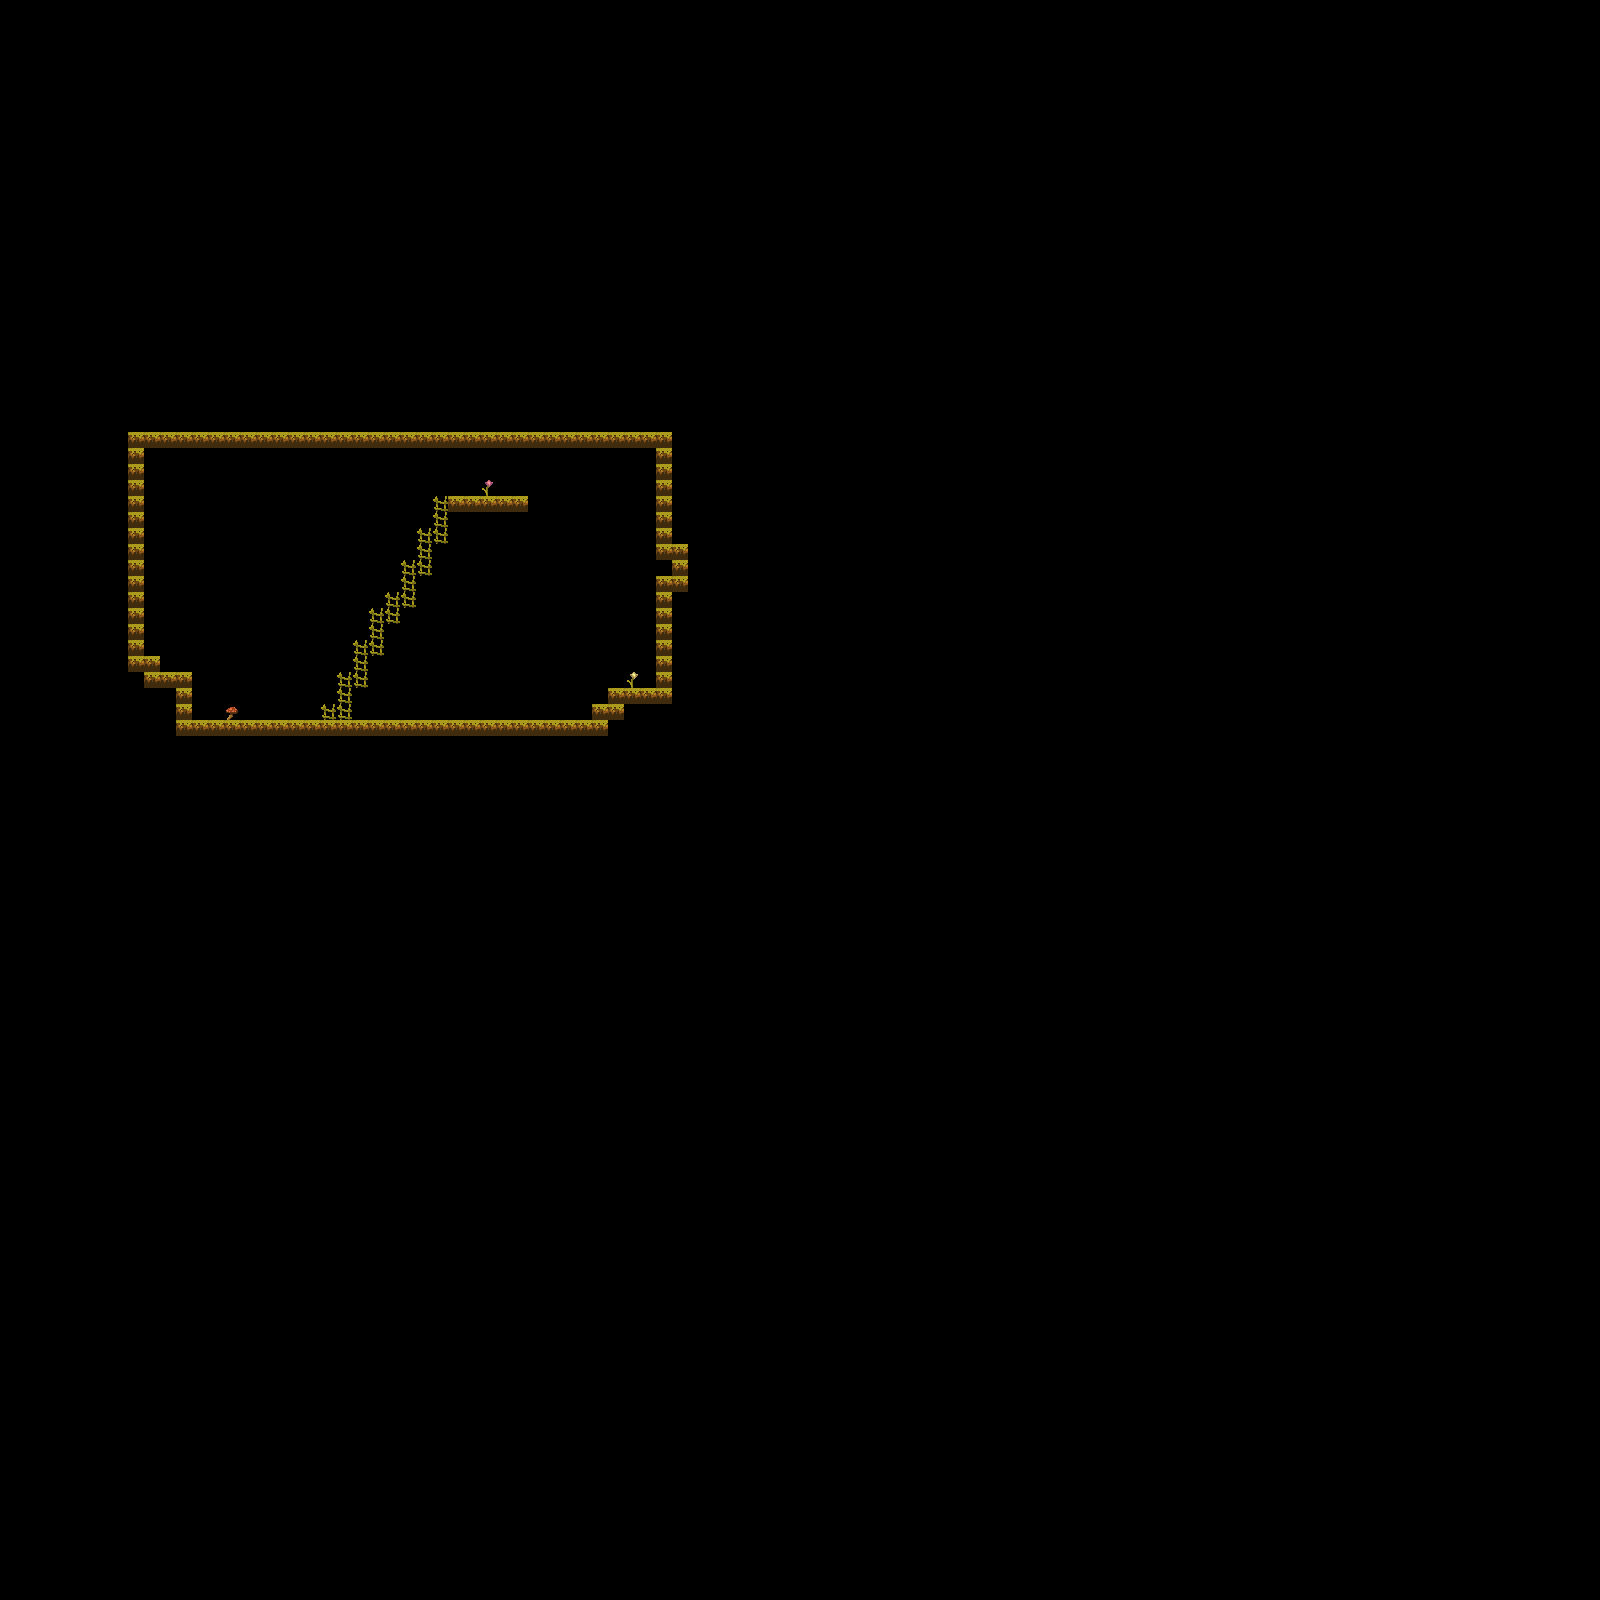

This game map was drawn from its Tiled (.tmx) file and the tilesets committed beside it. A one-line description and the trimmed map source follow:
An orthogonal 100x100 tile map with 16x16 px tiles, 12 tile layers (Checkpoints, Coins, Hearts, Don't Touch, ...).

<map version="1.5" tiledversion="1.5.0" orientation="orthogonal" renderorder="left-down" width="100" height="100" tilewidth="16" tileheight="16" infinite="0" nextlayerid="15" nextobjectid="1">
 <tileset firstgid="1" name="Enviroment" tilewidth="16" tileheight="16" tilecount="1170" columns="45">
  <image source="../../images/Environment/Kauzz Forest Tiles/Enviroment.png" width="724" height="416" />
 </tileset>
 <layer id="4" name="Checkpoints" width="100" height="100">
  <data>[10000 cells, 0 non-empty, 0 distinct tile ids]</data>
 </layer>
 <layer id="5" name="Coins" width="100" height="100">
  <data>[10000 cells, 1 non-empty, 1 distinct tile ids]</data>
 </layer>
 <layer id="6" name="Hearts" width="100" height="100">
  <data>[10000 cells, 0 non-empty, 0 distinct tile ids]</data>
 </layer>
 <layer id="7" name="Don't Touch" width="100" height="100">
  <data>[10000 cells, 0 non-empty, 0 distinct tile ids]</data>
 </layer>
 <layer id="8" name="Golden key" width="100" height="100">
  <data>[10000 cells, 0 non-empty, 0 distinct tile ids]</data>
 </layer>
 <layer id="9" name="Golden door" width="100" height="100">
  <data>[10000 cells, 0 non-empty, 0 distinct tile ids]</data>
 </layer>
 <layer id="10" name="Exit" width="100" height="100">
  <data>[10000 cells, 1 non-empty, 1 distinct tile ids]</data>
 </layer>
 <layer id="11" name="Enemy 1" width="100" height="100">
  <data>[10000 cells, 0 non-empty, 0 distinct tile ids]</data>
 </layer>
 <layer id="12" name="Enemy 0" width="100" height="100">
  <data>[10000 cells, 0 non-empty, 0 distinct tile ids]</data>
 </layer>
 <layer id="13" name="Spawn" width="100" height="100">
  <data>[10000 cells, 1 non-empty, 1 distinct tile ids]</data>
 </layer>
 <objectgroup id="14" name="Enemies" />
 <objectgroup id="3" name="Moving platforms" />
 <layer id="2" name="Platforms" width="100" height="100">
  <data>[10000 cells, 109 non-empty, 1 distinct tile ids]</data>
 </layer>
 <layer id="1" name="Ladders" width="100" height="100">
  <data>[10000 cells, 21 non-empty, 1 distinct tile ids]</data>
 </layer>
</map>
